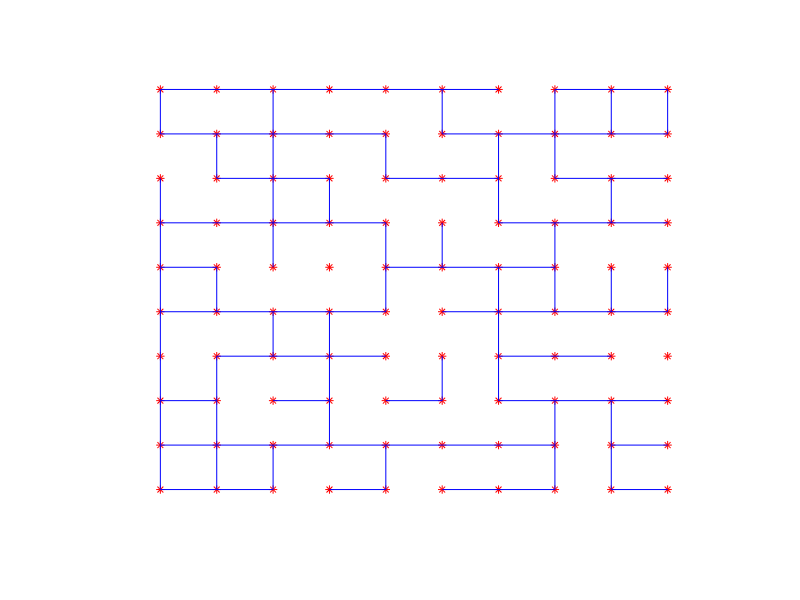

Here is the MATLAB script that generated this plot:
#!/usr/bin/env octave
% kate: remove-trailing-space on; replace-trailing-space-save on; indent-width 2; indent-mode normal; syntax matlab; space-indent on;
L=10;  % Gittergroesse L*L
p=0.4;  % Besetzungswahrscheinlichkeit
rand('state',0); % Standard initialisierung der Zufallszahlen

disp('Bondbesetzung:');
%  nach oben und rechts: wert = -3, wenn nur rechts: wert = -2, nur oben: -1; passiv: 0
feld_rechts = (rand(L,L-1) > p); % 1 = verbindung nach rechts
feld_oben = (rand(L-1,L) > p); % 1 = verbindung nach links
feld = zeros(L,L);
for i=1:L-1
  feld(:,i) -= 2*feld_rechts(:,i);
  feld(i,:) -= feld_oben(i,:);
end
flipud(feld)  % druck-plot gegen (x,y), (0,0) unten links.

% Plot
figure();axis([0 L+1 0 L+1]);hold on;
% besetzt/leer:
for y=1:L
  plot(1:L,y,'*r');
end
% Linien
for x=1:L, for y=1:L
    if rem(feld(y,x),2) == -1 % verbindung nach oben
      plot([x x],[y y+1],'-b');
    end
    if feld(y,x) < -1 % verbindung nach rechts
      plot([x x+1],[y y],'-b');
    end
end,end
axis off;

pause
%
%  disp('Ergebnis, Baumsuche:');
%  [feld] = baum_analyse(feld);
%  flipud(feld.')
%  disp('Ergebnis, Hoshen-Kopelman:');
%  [feld] = hoshen_kopelman(feld);
%  flipud(feld.')